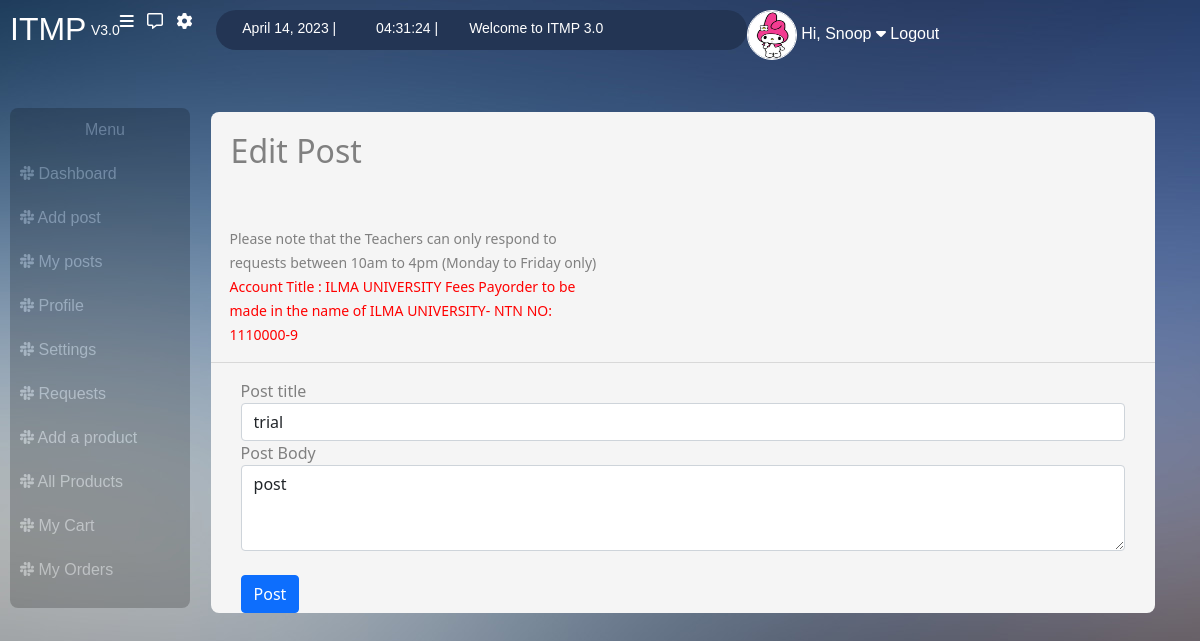
The page /teacher_edit_post/115 (signed in) on the database its author committed.
### users/models.py (models this page shows, shortened)
class UserInfo(models.Model):
    user = models.ForeignKey(User, on_delete=models.CASCADE)
    degree_title = models.CharField(max_length=20, blank=True, default='bscs')
    address = models.CharField(max_length=50)
    profile_img = models.ImageField(upload_to='profile_images', default='blank-profile-picture.png')
    contact = models.CharField(max_length=20)
    is_student = models.BooleanField(blank=False, default=True)
    is_teacher = models.BooleanField(blank=False, default=False)

### posts/models.py (models this page shows, shortened)
class Post(models.Model):
    user = models.ForeignKey(User, on_delete=models.DO_NOTHING)
    title = models.CharField(max_length=150, blank=True)
    post = models.TextField(blank=False)
    number_of_likes = models.IntegerField(default=0)
    date_created = models.DateTimeField(default=datetime.now)

### posts/views.py (the view)
# urls.py: path("edit_post/<str:u>", views.edit_post, name='edit_post'),
@login_required(login_url='/')
def edit_post(request, u):
    user_profile = UserInfo.objects.get(user=request.user)
    user_type = UserInfo.objects.get(user=request.user)
    today = date.today()
    now = datetime.now()
    current_time = now.strftime("%H:%M:%S")
    post = Post.objects.get(id=u)
    if post.user == request.user:
        if request.method == 'POST':
            title = request.POST['title']
            content = request.POST['content']
            post.title = title
            post.post = content
            post.save()
            return redirect('/')
        else:
            if user_type.is_student == True:
                return render(request, "posts/edit_post.html", {'user_profile':user_profile, 'today':today,
                'current_time': current_time, 'post':post,})
            else:
                return render(request, "posts/teacher_edit_post.html", {'user_type':user_type, 'post':post,})
    else:
        return redirect('/')

### posts/templates/posts/teacher_edit_post.html (shortened to what this page needs)
{% extends "teachers/base.html" %}
{% block heading %} Edit Post {% endblock %}
    {% block content %}
    <div class="make_post">
        <form id="request_form" action="" method="POST">
            <div class="form-group">
              <label for="title">Post title</label>
              <input type="text" class="form-control" name="title" id="title" aria-describedby="emailHelp" value="{{post.title}}" placeholder="Title">
            </div>
            <div class="form-group">
                <label for="content">Post Body</label>
                <textarea name="content" form="request_form" class="form-control" id="exampleFormControlTextarea1"  rows="3">{{post.post}}</textarea>
            </div>
            <br>
            <button type="submit" class="btn btn-primary">Post</button>
          </form>
    </div>
    {% endblock %}

### teachers/templates/teachers/base.html (shortened to what this page needs)
{% load static %}
<!DOCTYPE html>
<html lang="en">
<head>
    <link href="https://cdn.jsdelivr.net/npm/bootstrap@5.0.2/dist/css/bootstrap.min.css" rel="stylesheet">
    <link rel="stylesheet" href="{% static 'teachers/base.css' %}">
</head>
<body>
<div class="box">
        <div class="nav">
            <a href="/teacher_dashboard"><h2>ITMP </h2></a>  &nbsp;
                <small>  V3.0 </small>
                <a href="#"><i class="fa-solid fa-bars requests"></i></a> &nbsp; &nbsp;
                <a href="/teacher_requests"><i class="fa-regular fa-message "></i></a> &nbsp; &nbsp;
                <a href="/teacher_settings" title="Settings"><i class="fa-solid fa-gear"></i></a>  &nbsp; &nbsp;
                <div class="oval_div">
                    <small> {{today}} April 14, 2023 |</small>  &nbsp; <small> {{current_time}} 04:31:24  |</small>
                    <small> Welcome to ITMP 3.0 </small>
                </div>
                <dv class="profile_div">
                    <a href="/teacher_profile/{{user}}">
                        <img class="img-fluid " src="{{ user_type.profile_img.url }}">
                        <span>Hi, {{user}}</span>
                        <i class="fa-solid fa-caret-down"></i>
                    </a>
                    <a href="/teacher_logout">Logout</a>
                </dv>
        </div>
        <br><br>
            <div class="tehe">
                <div class="vertical_nav nav fix_nav">
                    <ul>
                        <li class="text-center">Menu</li>
                        <a href="/teacher_dashboard"><li><i class="fa-brands fa-slack"></i>  Dashboard</li></a>
                        <a href="/make_post"><li><i class="fa-brands fa-slack"></i>  Add post</li></a>
                        <a href="/teacher_posts/{{user.id}}"><li><i class="fa-brands fa-slack"></i>  My posts</li></a>
                        <a href="/teacher_profile/{{user}}"><li><i class="fa-brands fa-slack"></i>  Profile</li></a>
                        <a href="/teacher_settings"><li><i class="fa-brands fa-slack"></i>  Settings </li></a>
                        <a href="/teacher_requests"><li><i class="fa-brands fa-slack"></i>  Requests</li></a>
                        <a href="/add_products"><li><i class="fa-brands fa-slack"></i>  Add a product</li></a>
                        <a href="/all_products"><li><i class="fa-brands fa-slack"></i>  All Products</li></a>
                        <a href="/my_cart"><li><i class="fa-brands fa-slack"></i>  My Cart</li></a>
                        <a href="my_orders"><li><i class="fa-brands fa-slack"></i>  My Orders</li></a>
                    </ul>
                </div>
                    <br>
                    <div class="right_side_main">
                        <h2>{% block heading %} Teacher's Portal {% endblock %}</h2>
                        <br><br>
                        <div class="notice">
                                <small>Please note that the Teachers can only respond to requests between 10am to 4pm (Monday to Friday only)<br> <span>Account Title : ILMA UNIVERSITY Fees Payorder to be made in the name of ILMA UNIVERSITY- NTN NO: 1110000-9</span></small>
                        </div>
                        <hr>
                            <div class="base_content">
                                {% block content %}
                                {% endblock %}
                            </div>
                    </div>
            </div>
</div>
</body>
</html>

### teachers/static/teachers/base.css (style rules this page uses)
body { background-image: url("/static/bg.jpg"); }
.box { margin: 10px; }
.nav { color: white; font-family: 'Gill Sans', 'Gill Sans MT', Calibri, 'Trebuchet MS', sans-serif; }
.nav small { margin-top:10px }
.nav a { text-decoration: none; color: inherit; }
.fix_nav { position: fixed; }
.requests { margin-left:60px; }
.oval_div { background-color: #233554; height: 40px; margin-left: 10px; width: 45%; border-radius: 35px; }
.oval_div small { margin-left: 5%; position: relative; top: 6px; }
.profile_div { margin-left: 20%; }
.profile_div img { height: 50px; width: 50px; border-radius: 50%; border: 1px; border-color: white; border-style: double; }
.vertical_nav { width:15%; height: auto; background-color: black; border-radius: 8px; opacity: 20%; float: left; display: inline; }
.vertical_nav ul { padding: 0; }
.vertical_nav li { color: white; padding-left: 10px; padding-top: 10px; padding-bottom: 10px; text-decoration: none; }
.right_side_main { width: 80%; background-color:whitesmoke; color: gray; height:auto; border-radius: 8px; margin-top: -20px; margin-left: 17%; float: left; vertical-align: top; }
.tehe { overflow: auto; }
.right_side_main h2 { padding-left: 20px; padding-top: 20px; }
.right_side_main small>span { color: red; }
.notice { width: 40%; margin-left: 40%; }
.base_content { margin-left :30px; margin-right: 30px; }
@media screen and (max-width: 1250px) and (min-width: 701px) { .profile_div { margin-left: 0%; } }
@media screen and (max-width: 1250px) and (min-width: 701px) { .requests { margin-left: 0%; } }
@media screen and (max-width: 1250px) and (min-width: 701px) { .notice { margin-left: 2%; } }

### rows shown on the page
UserInfo: profile_img (picture)
Post: title "trial", content "post"

### other values the page prints
{{ user }} "Snoop"
